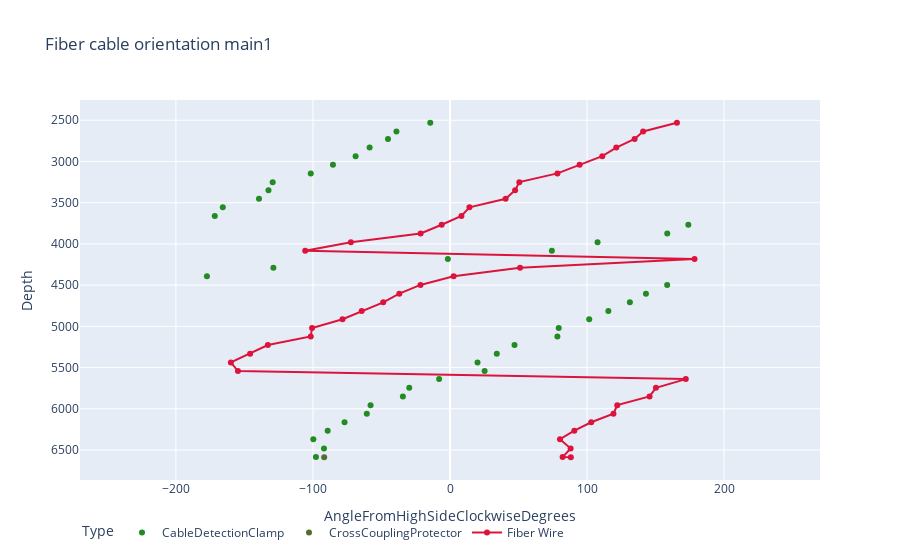

Source (notebook cell):
### Code cell
fig = go.Figure()

# # Add windows
# gozone_svg = ''.join([f'M {xy[0][0]+10},{xy[0][1]} ' if xy[1]==0 else f'L{xy[0][0]+10},{xy[0][1]} ' for xy in zip(combined.loc[combined['type']=='CableDetectionClamp', ['plot_angle','depth']].values,range(combined.loc[combined['type']=='CableDetectionClamp', ['plot_angle','depth']].shape[0]))])+''.join([f' L{xy[0][0]-10},{xy[0][1]} Z' if xy[1]==0 else f' L{xy[0][0]-10},{xy[0][1]}' for xy in zip(combined.loc[combined['type']=='CableDetectionClamp', ['plot_angle','depth']].values,range(combined.loc[combined['type']=='CableDetectionClamp', ['plot_angle','depth']].shape[0]))][::-1])

# nogozone_svg = ''.join([f'M {xy[0][0]+10},{xy[0][1]} ' if xy[1]==0 else f'L{xy[0][0]+10},{xy[0][1]} ' for xy in zip(combined.loc[combined['type']=='CableDetectionClamp', ['fiber_plot_angle','depth']].values,range(combined.loc[combined['type']=='CableDetectionClamp', ['fiber_plot_angle','depth']].shape[0]))])+''.join([f' L{xy[0][0]-10},{xy[0][1]} Z' if xy[1]==0 else f' L{xy[0][0]-10},{xy[0][1]}' for xy in zip(combined.loc[combined['type']=='CableDetectionClamp', ['fiber_plot_angle','depth']].values,range(combined.loc[combined['type']=='CableDetectionClamp', ['fiber_plot_angle','depth']].shape[0]))][::-1])

# fig.update_layout(shapes=[dict(type="path", path=gozone_svg, fillcolor='rgba(154,205,50,0.2)', line=dict(width=0), layer='below'), dict(type="path", path=nogozone_svg, fillcolor='rgba(255,69,0,0.2)', line=dict(width=0), layer='below')])

# Add traces
fig.add_trace(go.Scatter(x=combined.loc[(combined['type']=='CableDetectionClamp') & (pd.isna(combined['obs'])), 'plot_angle'], y=combined.loc[(combined['type']=='CableDetectionClamp') & (pd.isna(combined['obs'])), 'depth'], mode='markers', name='CableDetectionClamp', marker_color='forestgreen', customdata=combined.loc[(combined['type']=='CableDetectionClamp') & (pd.isna(combined['obs'])), ['hadware_name', 'clampsTOH', 'obs']].round(0)))


fig.add_trace(go.Scatter(x=combined.loc[(combined['type']=='CrossCouplingProtector') & (pd.isna(combined['obs'])), 'plot_angle'], y=combined.loc[(combined['type']=='CrossCouplingProtector') & (pd.isna(combined['obs'])), 'depth'], mode='markers', name='CrossCouplingProtector', marker_color='darkolivegreen', customdata=combined.loc[(combined['type']=='CrossCouplingProtector') & (pd.isna(combined['obs'])), ['hadware_name', 'clampsTOH', 'obs']].round(0)))

fig.add_trace(go.Scatter(x=combined.loc[(combined['type']=='CrossCouplingProtector') & (~pd.isna(combined['obs'])), 'plot_angle'], y=combined.loc[(combined['type']=='CrossCouplingProtector') & (~pd.isna(combined['obs'])), 'depth'], mode='markers', name='CrossCouplingProtector NVNH', marker_color='red', customdata=combined.loc[(combined['type']=='CrossCouplingProtector') & (~pd.isna(combined['obs'])), ['hadware_name', 'clampsTOH', 'obs']].round(0)))

fig.add_trace(go.Scatter(x=combined.loc[(combined['type']=='Centralizer') & (pd.isna(combined['obs'])), 'plot_angle'], y=combined.loc[(combined['type']=='Centralizer') & (pd.isna(combined['obs'])), 'depth'], mode='markers', name='Centralizer', marker_color='cadetblue', customdata=combined.loc[(combined['type']=='Centralizer') & (pd.isna(combined['obs'])), ['hadware_name', 'clampsTOH', 'obs']].round(0)))

# fig.add_trace(go.Scatter(x=combined.loc[combined['type']=='CableDetectionClamp', 'plot_angle'], y=combined.loc[combined['type']=='CableDetectionClamp', 'depth'], mode='markers', name='CableDetectionClamp', marker_color='forestgreen', customdata=combined.loc[combined['type']=='CableDetectionClamp', ['hadware_name', 'angle_rounded']]))

# fig.add_trace(go.Scatter(x=combined.loc[combined['type']=='CrossCouplingProtector', 'plot_angle'], y=combined.loc[combined['type']=='CrossCouplingProtector', 'depth'], mode='markers', name='CrossCouplingProtector', marker_color='darkolivegreen', customdata=combined.loc[combined['type']=='CrossCouplingProtector', ['hadware_name', 'angle_rounded']]))

# fig.add_trace(go.Scatter(x=combined.loc[combined['type']=='Centralizer', 'plot_angle'], y=combined.loc[combined['type']=='Centralizer', 'depth'], mode='markers', name='Centralizer', marker_color='cadetblue', customdata=combined.loc[combined['type']=='Centralizer', ['hadware_name', 'angle_rounded']]))

# fig.add_trace(go.Scatter(x=combined.loc[combined['type']=='Other', 'plot_angle'], y=combined.loc[combined['type']=='Other', 'depth'], mode='markers', name='Other', marker_color='navy', customdata=combined.loc[combined['type']=='Other', ['hadware_name', 'angle_rounded']]))

# fig.add_trace(go.Scatter(x=combined.loc[combined['type']=='PERFS', 'plot_angle'], y=combined.loc[combined['type']=='PERFS', 'depth'], mode='markers', name='PERFS', marker_color='navy', customdata=combined.loc[combined['type']=='PERFS', ['name', 'angle_rounded']]))

fig.add_trace(go.Scatter(x=combined.loc[combined['type']!='CCableDetectionClamp', 'fiber_plot_angle'], y=combined.loc[combined['type']!='CCableDetectionClamp', 'depth'], mode='lines+markers', name='Fiber Wire', marker_color='crimson', customdata=combined.loc[combined['type']!='CCableDetectionClamp', ['hadware_name', 'fiberTOH']].round(0)))

fig.update_traces(hovertemplate='%{customdata[0]}<br>%{customdata[1]}')
fig.update_xaxes(range=[-270, 270])
fig.update_yaxes(autorange="reversed")
fig.update_layout(hovermode="y", title="Fiber cable orientation main1", legend_title="Type", legend_orientation="h", template="plotly", yaxis_title="Depth", xaxis_title='AngleFromHighSideClockwiseDegrees')
fig.show()

### Figure 1 — Plotly figure (JSON) as saved in the notebook; plotly's stock layout.template omitted (floating-point values rounded to 4 significant figures)
{"data": [{"customdata": [["CDC1", 262, null], ["CDC2", 268, null], ["CDC3", 260, null], ["CDC4", 271, null], ["CDC5", 283, null], ["CDC6", 299, null], ["CDC7", 302, null], ["CDC8", 326, null], ["CDC9", 330, null], ["CDC10", 352, null], ["CDC11", 25, null], ["CDC12", 20, null], ["CDC13", 34, null], ["CDC14", 47, null], ["CDC15", 78, null], ["CDC16", 79, null], ["CDC17", 102, null], ["CDC18", 116, null], ["CDC19", 131, null], ["CDC20", 143, null], ["CDC21", 158, null], ["CDC22", 183, null], ["CDC23", 231, null], ["CDC24", 358, null], ["CDC25", 74, null], ["CDC26", 108, null], ["CDC27", 159, null], ["CDC28", 174, null], ["CDC29", 188, null], ["CDC30", 194, null], ["CDC31", 221, null], ["CDC32", 228, null], ["CDC33", 231, null], ["CDC34", 258, null], ["CDC35", 275, null], ["CDC36", 291, null], ["CDC37", 301, null], ["CDC38", 315, null], ["CDC39", 321, null], ["CDC40", 346, null]], "hovertemplate": "%{customdata[0]}<br>%{customdata[1]}", "marker": {"color": "forestgreen"}, "mode": "markers", "name": "CableDetectionClamp", "type": "scatter", "x": [-97.83, -91.96, -99.73, -89.27, -76.95, -60.72, -57.95, -34.39, -29.73, -7.936, 25.25, 20.08, 34.14, 47.08, 78.38, 79.35, 101.6, 115.6, 131.3, 143.0, 158.5, -177.4, -128.9, -1.551, 74.34, 107.7, 158.5, 173.9, -171.7, -165.8, -139.4, -132.5, -129.4, -101.6, -85.41, -68.88, -58.65, -45.26, -39.07, -14.39], "y": [6586.0, 6482.0, 6369.0, 6266.0, 6164.0, 6060.0, 5956.0, 5850.0, 5746.0, 5640.0, 5543.0, 5437.0, 5332.0, 5227.0, 5123.0, 5019.0, 4914.0, 4815.0, 4709.0, 4603.0, 4498.0, 4393.0, 4288.0, 4183.0, 4084.0, 3979.0, 3873.0, 3767.0, 3662.0, 3556.0, 3452.0, 3348.0, 3251.0, 3145.0, 3040.0, 2936.0, 2831.0, 2726.0, 2636.0, 2530.0]}, {"customdata": [["CCP1", 268, null]], "hovertemplate": "%{customdata[0]}<br>%{customdata[1]}", "marker": {"color": "darkolivegreen"}, "mode": "markers", "name": "CrossCouplingProtector", "type": "scatter", "x": [-91.82], "y": [6588.0]}, {"customdata": [], "hovertemplate": "%{customdata[0]}<br>%{customdata[1]}", "marker": {"color": "red"}, "mode": "markers", "name": "CrossCouplingProtector NVNH", "type": "scatter", "x": [], "y": []}, {"customdata": [], "hovertemplate": "%{customdata[0]}<br>%{customdata[1]}", "marker": {"color": "cadetblue"}, "mode": "markers", "name": "Centralizer", "type": "scatter", "x": [], "y": []}, {"customdata": [["CCP1", 88], ["CDC1", 82], ["CDC2", 88], ["CDC3", 80], ["CDC4", 91], ["CDC5", 103], ["CDC6", 119], ["CDC7", 122], ["CDC8", 146], ["CDC9", 150], ["CDC10", 172], ["CDC11", 205], ["CDC12", 200], ["CDC13", 214], ["CDC14", 227], ["CDC15", 258], ["CDC16", 259], ["CDC17", 282], ["CDC18", 296], ["CDC19", 311], ["CDC20", 323], ["CDC21", 338], ["CDC22", 3], ["CDC23", 51], ["CDC24", 178], ["CDC25", 254], ["CDC26", 288], ["CDC27", 339], ["CDC28", 354], ["CDC29", 8], ["CDC30", 14], ["CDC31", 41], ["CDC32", 48], ["CDC33", 51], ["CDC34", 78], ["CDC35", 95], ["CDC36", 111], ["CDC37", 121], ["CDC38", 135], ["CDC39", 141], ["CDC40", 166]], "hovertemplate": "%{customdata[0]}<br>%{customdata[1]}", "marker": {"color": "crimson"}, "mode": "lines+markers", "name": "Fiber Wire", "type": "scatter", "x": [88.18, 82.17, 88.04, 80.27, 90.73, 103.0, 119.3, 122.0, 145.6, 150.3, 172.1, -154.8, -159.9, -145.9, -132.9, -101.6, -100.7, -78.42, -64.44, -48.73, -37.0, -21.53, 2.624, 51.12, 178.4, -105.7, -72.32, -21.46, -6.086, 8.331, 14.2, 40.6, 47.53, 50.6, 78.4, 94.59, 111.1, 121.3, 134.7, 140.9, 165.6], "y": [6588.0, 6586.0, 6482.0, 6369.0, 6266.0, 6164.0, 6060.0, 5956.0, 5850.0, 5746.0, 5640.0, 5543.0, 5437.0, 5332.0, 5227.0, 5123.0, 5019.0, 4914.0, 4815.0, 4709.0, 4603.0, 4498.0, 4393.0, 4288.0, 4183.0, 4084.0, 3979.0, 3873.0, 3767.0, 3662.0, 3556.0, 3452.0, 3348.0, 3251.0, 3145.0, 3040.0, 2936.0, 2831.0, 2726.0, 2636.0, 2530.0]}], "layout": {"hovermode": "y", "legend": {"orientation": "h", "title": {"text": "Type"}}, "title": {"text": "Fiber cable orientation main1"}, "xaxis": {"range": [-270, 270], "title": {"text": "AngleFromHighSideClockwiseDegrees"}}, "yaxis": {"autorange": "reversed", "title": {"text": "Depth"}}}}
